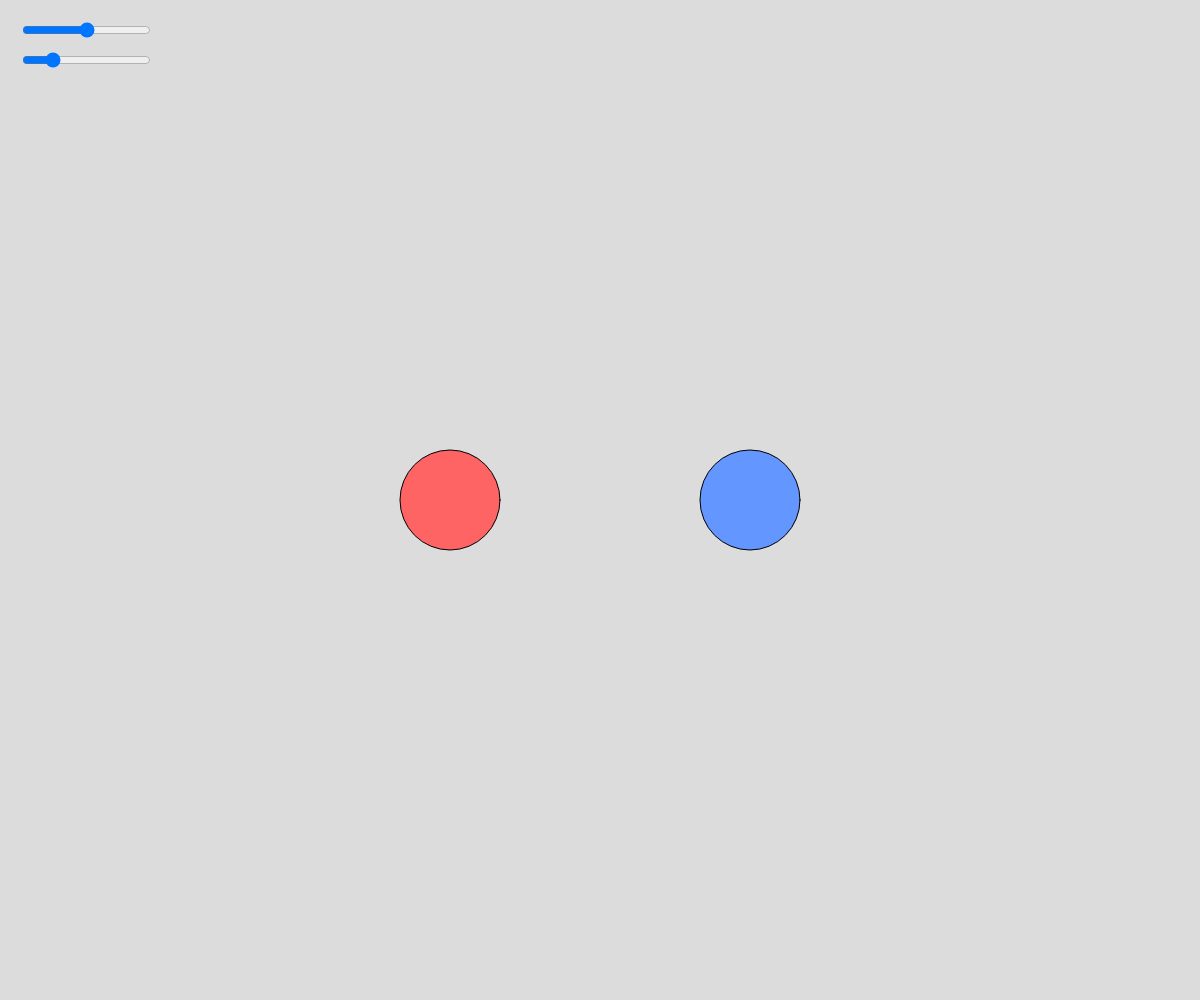
Frame 1 (no input)
Frame 60 (no input): identical to frame 1, image omitted
Frame 120 (the mouse pressed at the canvas centre since frame 60): identical to frame 1, image omitted

The p5.js sketch that drew this single still picture (run headless with seeded random() and noise() and a simulated clock; from frame 60 on, the mouse is pressed at the canvas centre):

// p5.js sketch
// ── sketch.js
let moveSlider;
let sizeSlider;

function setup() {
  createCanvas(windowWidth, windowHeight);
  
  // Slider 1 → controls left-right movement
  moveSlider = createSlider(0, 100, 50);
  moveSlider.position(20, 20);

  // Slider 2 → controls circle size
  sizeSlider = createSlider(50, 300, 100); // min, max, start
  sizeSlider.position(20, 50);
}

function draw() {
  background(220);

  // Read slider values
  let moveValue = moveSlider.value();
  let sizeValue = sizeSlider.value();

  // Map movement for left and right circles
  let leftX = map(moveValue, 0, 100, width * 0.25, width * 0.5);
  let rightX = map(moveValue, 0, 100, width * 0.75, width * 0.5);

  // Draw left circle
  fill(255, 100, 100);
  ellipse(leftX, height / 2, sizeValue, sizeValue);

  // Draw right circle
  fill(100, 150, 255);
  ellipse(rightX, height / 2, sizeValue, sizeValue);
}
